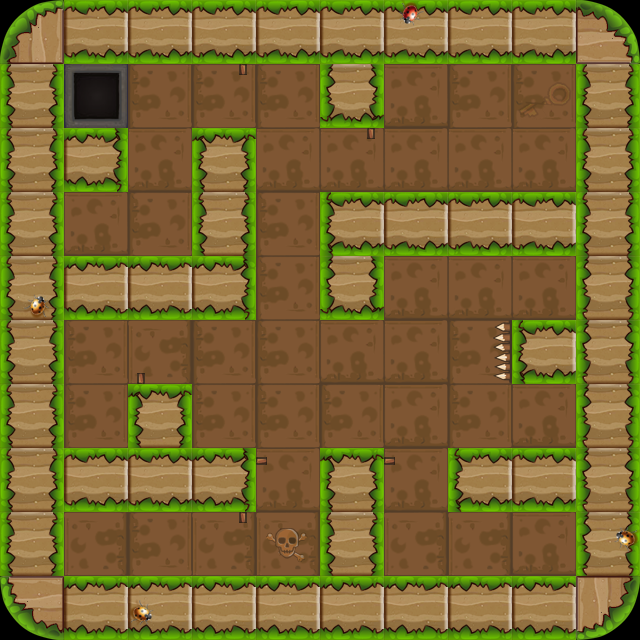

A 2D game scene composited from a Tiled map and its tileset images. What follows is a short description and the map's XML, with each tile layer's data collapsed to a summary:
An orthogonal 10x10 tile map with 64x64 px tiles, 3 tile layers (bg1, fg1, fg2) and 35 objects (15x wall, 5x enemy, 4x banziL, 3x banzi, player, ...).

<map version="1.0" orientation="orthogonal" renderorder="right-down" width="10" height="10" tilewidth="64" tileheight="64">
 <properties>
  <property name="maxStep" value="14" />
 </properties>
 <tileset firstgid="1" name="lv2map" tilewidth="64" tileheight="64">
  <image source="lv2map.png" width="256" height="256" />
 </tileset>
 <layer name="bg1" width="10" height="10">
  <data>[100 cells, 100 non-empty, 3 distinct tile ids]</data>
 </layer>
 <layer name="fg1" width="10" height="10">
  <data>[100 cells, 57 non-empty, 6 distinct tile ids]</data>
 </layer>
 <layer name="fg2" width="10" height="10">
  <data>[100 cells, 10 non-empty, 3 distinct tile ids]</data>
 </layer>
 <objectgroup name="obj1">
  <object name="wall" x="0" y="0" width="640" height="64" />
  <object name="wall" x="0" y="0" width="64" height="640" />
  <object name="wall" x="576" y="0" width="64" height="640" />
  <object name="wall" x="0" y="576" width="640" height="64" />
  <object name="wall" x="320" y="192" width="64" height="128" />
  <object name="wall" x="0" y="256" width="256" height="64" />
  <object name="player" x="64" y="512" width="64" height="64" />
  <object name="enemy" x="128" y="192" width="64" height="64" />
  <object name="door" x="64" y="384" width="64" height="64" />
  <object name="key" x="192" y="384" width="64" height="64">
   <properties>
    <property name="active" value="false" />
   </properties>
  </object>
  <object name="wall" x="192" y="128" width="64" height="192" />
  <object name="wall" x="320" y="192" width="320" height="64" />
  <object name="wall" x="448" y="448" width="192" height="64" />
  <object name="enemy" x="256" y="128" width="64" height="64" />
  <object name="wall" x="0" y="128" width="128" height="64" />
  <object name="enemy" x="320" y="384" width="64" height="64" />
  <object name="dong" x="64" y="64" width="64" height="64" />
  <object name="banzi" x="384" y="448" width="64" height="13" />
  <object name="wall" x="320" y="0" width="64" height="128" />
  <object name="fazhen_B" x="512" y="512" width="64" height="64">
   <properties>
    <property name="target" value="fazhen_A" />
   </properties>
  </object>
  <object name="fazhen_A" x="384" y="64" width="64" height="64">
   <properties>
    <property name="target" value="fazhen_B" />
   </properties>
  </object>
  <object name="enemy" x="512" y="256" width="64" height="64" />
  <object name="enemy" x="384" y="512" width="64" height="64" />
  <object name="banziL" x="128" y="320" width="13" height="64">
   <properties>
    <property name="isOver" value="false" />
   </properties>
  </object>
  <object name="banziL" x="243" y="64" width="13" height="64" />
  <object name="wall" x="0" y="448" width="256" height="64" />
  <object name="wall" x="128" y="384" width="64" height="128" />
  <object name="wall" x="512" y="320" width="128" height="64" />
  <object name="wall" x="320" y="448" width="64" height="192" />
  <object name="ding" x="499" y="320" width="13" height="64" />
  <object name="banziL" x="370" y="128" width="13" height="64" />
  <object name="banziL" x="243" y="512" width="13" height="64" />
  <object name="box" x="256" y="192" width="64" height="64" />
  <object name="banzi" x="256" y="448" width="64" height="13" />
  <object name="banzi" x="256" y="256" width="64" height="13" />
 </objectgroup>
</map>
